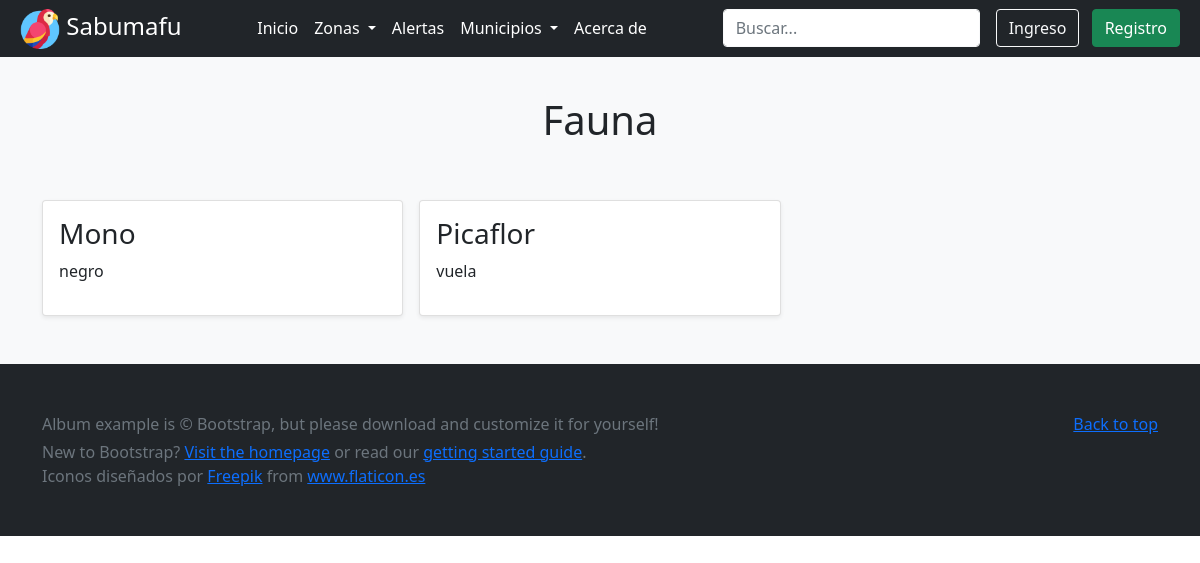
Before: /fauna/2 with the older database file.
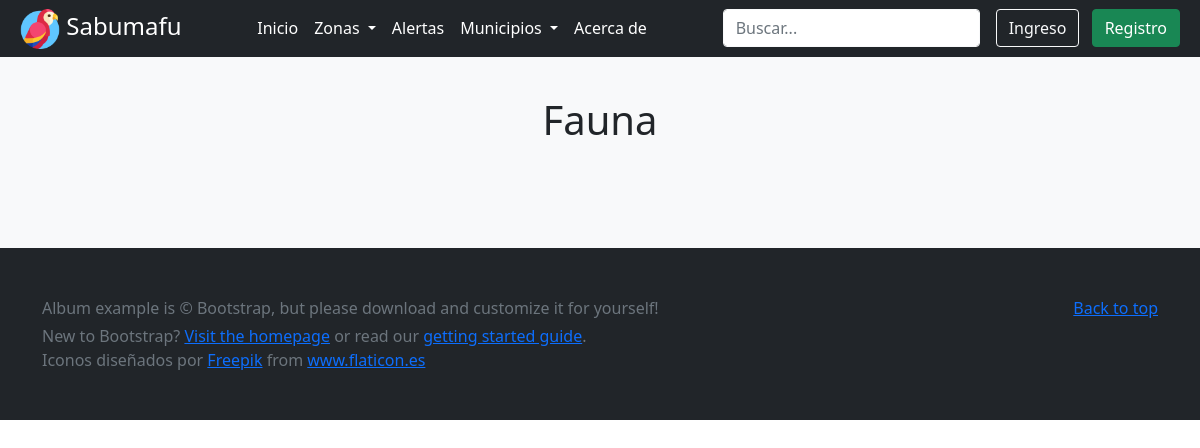
After: the same page with the newer database file.
### zonas/models.py (models this page shows, shortened)
class Fauna_zona(models.Model):
    poblacion = models.DecimalField(max_digits=10, decimal_places=0)
    observaciones = models.TextField()
    fauna = models.ForeignKey(
        Fauna, on_delete=models.CASCADE, null=True, blank=True)
    zona = models.ForeignKey(
        Zona_protegida, on_delete=models.CASCADE, null=True, blank=True)

class Fauna(models.Model):
    nombre = models.CharField(max_length=45)
    especie = models.CharField(max_length=45)
    image = models.ImageField(upload_to=image_upload_handler, blank=True, null=True)
    descripcion = models.CharField(max_length=200)

### zonas/views.py (the view)
# urls.py: path('fauna/<int:id>',fauna,name="fauna"),
def fauna(request, id=None):
    if id is not None:
        try:
            fauna = Fauna_zona.objects.filter(zona=id)
        except Fauna_zona.DoesNotExist:
            raise Http404
        except:
            raise Http404
    data = {'fauna': fauna}
    return render(request, 'fauna/lista.html', data)

### templates/fauna/lista.html (shortened to what this page needs)
{% extends 'home.html' %}
{% load static %}
{% block contenido %}
<main class="bg-light">
    <section class="pt-5 text-center container">
        <div class="row">
            <div class="pt-5 col-lg-6 col-md-8 mx-auto">
                <h1 class="fw-light"><strong>Fauna</strong> </h1>
            </div>
        </div>
    </section>
    <div class="album py-5 bg-light">
        <div class="container">
            <div class="row row-cols-1 row-cols-sm-2 row-cols-md-3 g-3">
                {% for row in fauna %}
                <div class="col">
                    <div class="card shadow-sm" >
                        <div class="card-body">
                            <h3 class="card-text">{{row.fauna.nombre}}</h3>
                            <p class="card-text acortar" id="descripcion">{{row.fauna.descripcion}}</p>
                        </div>
                    </div>
                </div>
                {% endfor %}
            </div>
        </div>
    </div>
</main>
{% endblock %}

Changed rows visible on the page:
removed Fauna_zona: fauna.nombre "Mono", fauna.descripcion "negro"
removed Fauna_zona: fauna.nombre "Picaflor", fauna.descripcion "vuela"
